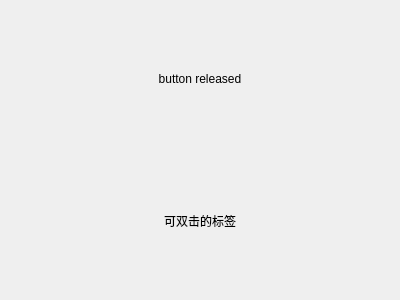
<?xml version="1.0" encoding="UTF-8"?>
<ui version="4.0">
 <class>Form</class>
 <widget class="QWidget" name="Form">
  <property name="geometry">
   <rect>
    <x>0</x>
    <y>0</y>
    <width>400</width>
    <height>300</height>
   </rect>
  </property>
  <property name="windowTitle">
   <string>Form</string>
  </property>
  <layout class="QVBoxLayout" name="verticalLayout">
   <item>
    <widget class="QLabel" name="LabHover">
     <property name="text">
      <string>button released</string>
     </property>
     <property name="alignment">
      <set>Qt::AlignCenter</set>
     </property>
    </widget>
   </item>
   <item>
    <widget class="QLabel" name="LabDBClick">
     <property name="text">
      <string>可双击的标签</string>
     </property>
     <property name="alignment">
      <set>Qt::AlignCenter</set>
     </property>
    </widget>
   </item>
  </layout>
 </widget>
 <resources/>
 <connections/>
</ui>
